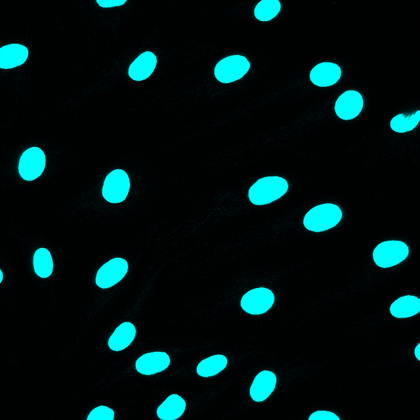
%> input picture DAPI.png, 420 x 420 px, shrunk from 640 x 640 before the run
$ octave main.m   (GNU Octave 9; MATLAB toolbox functions it lacks are replaced by stand-ins)
%> lines starting %> are read from the running program, lines starting %| are printed output that depends on the picture; in (x1, y1, x2, y2) boxes, pixels count from 0 and x2, y2 are one past the last pixel; in counts of white or black regions, pixels touching at a corner belong together; the program's own positions count from 1
### octave/Get_Nuc.m
function nucleii = Get_Nuc(centers,radii)

	nucleii = [];
	for ii = 1:length(centers)
		center = centers(ii,:);
		overlapped = centers(min((abs(center-centers) < 2*radii(ii))'),:);
		avg_overlapped = mean(overlapped);

		calculated = max(min(avg_overlapped' == reshape(nucleii,2,[])));

		if length(avg_overlapped) == 1
			nucleii = [nucleii,center];
		elseif ~calculated
			nucleii = [nucleii,avg_overlapped];
		end
	end
	nucleii = reshape(nucleii,2,[])';
end

### octave/Calc_Linkers.m
function linkers = Calc_Linkers(CENTER,ANGLES,IMAGE)

	linkers = zeros(5,length(ANGLES));
	x1 = CENTER(1);
	y1 = CENTER(2);

	for ii = 1:length(ANGLES)
		linkers(1,ii) = x1;
		linkers(2,ii) = y1;
		x2 = x1; y2 = y1;

		pixel = 0;

		while pixel == 0;
			try
				pixel = IMAGE(round(y2),round(x2));
				x2 = x2 + cos(ANGLES(ii))*0.1;
				y2 = y2 + sin(ANGLES(ii))*0.1;
			catch
				break;
			end
		end
		linkers(3,ii) = x2;
		linkers(4,ii) = y2;
	end
	linkers(5,:) = sqrt(abs(linkers(3,:)-linkers(1,:)).^2 + abs(linkers(4,:)-linkers(2,:)).^2);
end

### octave/Get_Axis_R.m
function axisR = Get_Axis_R(angles,linkers)
	diff = zeros(1,length(angles));
	lengths = linkers(5,:);
	for ii = 1:length(angles)
		if angles(ii) <= pi
			jj = ii + round(length(angles)/2);
		else
			jj = ii - round(length(angles)/2);
		end
		try
			diff(ii) = abs(lengths(ii)-length(jj));
		catch
		end
	end

	[~,loc] = max(diff);

	if angles(loc) <= pi
		loc2 = loc+round(length(angles)/2);
	else
		loc2 = loc-round(length(angles)/2);
	end

	loc2(loc2 > length(angles)) = loc-1;

	axisR = lengths(loc)/lengths(loc2);
end

### octave/Get_Area.m
function area = Get_Area(linkers,junctions,name,plot)
	area = 0;

	for ii = 1:length(junctions)

		a = junctions(5,ii);
		b = linkers(5,ii);
		c = linkers(5,ii+1);

		s = a+b+c./2;

		arc_area = sqrt(s.*(s-a).*(s-b).*(s-c));
		area = area+arc_area;

		if plot
			fill(X,Y,[0,0.5,0]);
		end
	end
end

### octave/Make_Calc_Image.m
function Make_Calc_Image(Ref_Img,cells)
	figure; hold on;
	imshow(Ref_Img);
	for ii = 1:length(cells)

		for jj = 1:length(cells(ii).linkers(1,:))
			line([cells(ii).linkers(1,jj),cells(ii).linkers(3,jj)],[cells(ii).linkers(2,jj),cells(ii).linkers(4,jj)]);
		end
		for jj = 1:length(cells(ii).junctions(1,:))
			line([cells(ii).junctions(1,jj),cells(ii).junctions(3,jj)],[cells(ii).junctions(2,jj),cells(ii).junctions(4,jj)],'Color','green');
		end

		text(cells(ii).nuclear(1),cells(ii).nuclear(2),int2str(cells(ii).name),'Color','red');

	end
	hold off;

	s = size(Ref_Img);
	axis([0 s(1) 0 s(2)]);

	saveas(gcf,"Output/Computer_cells.png");
end

### octave/Calc_Junctions.m
function junctions = Calc_Junctions(linkers)
	junctions = zeros(5,length(linkers)-1);

	junctions(1,:) = linkers(3,1:length(junctions));
	junctions(2,:) = linkers(4,1:length(junctions));
	junctions(3,:) = linkers(3,2:length(junctions)+1);
	junctions(4,:) = linkers(4,2:length(junctions)+1);

	junctions(5,:) = sqrt(abs(junctions(3,:) - junctions(1,:)).^2 ...
	       	+ abs(junctions(4,:) - junctions(2,:)).^2);

end

### octave/main.m
clear;
mkdir Output;
pkg load image;
pkg load statistics;

N_IMG = imread("Sample_Images/DAPI.png");
%> N_IMG is the input picture: size 420x420x3 uint8; mean R, G, B 0, 23, 23
J_IMG = imread("Sample_Images/VECAD.png");
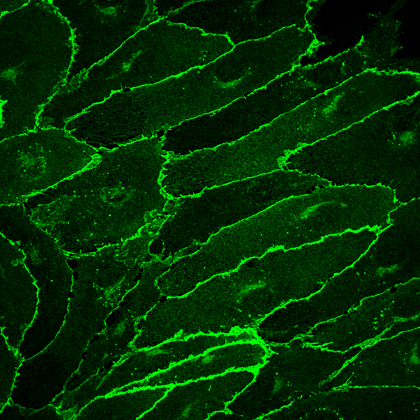
%> input picture VECAD.png, 420 x 420 px, shrunk from 640 x 640 before the run
%> J_IMG is the input picture: size 420x420x3 uint8; mean R, G, B 0, 46.2, 0

J_MASK = im2bw(J_IMG,0.5);
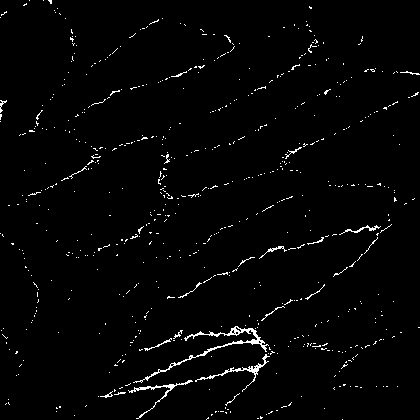
%> J_MASK: size 420x420 logical; 2% white in thin lines or dots
N_MASK = im2bw(N_IMG,0.2);
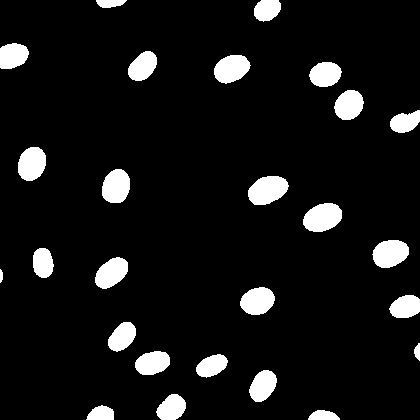
%> N_MASK: size 420x420 logical; 8.3% white; 26 white regions, largest, box (x1, y1, x2, y2) and area: (248, 176, 289, 205) 881, (303, 203, 342, 232) 863, (372, 240, 409, 268) 794

J_MASK = J_MASK-N_MASK;
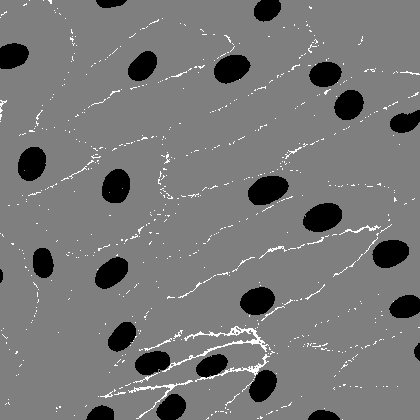
%> J_MASK: size 420x420 double; min -1, max 1, mean -0.0636; drawn with min black and max white
J_MASK(J_MASK == -1) = 0;
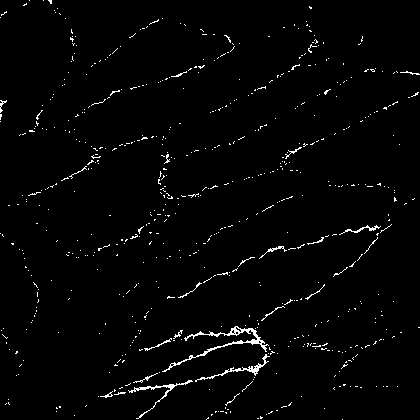
%> J_MASK: size 420x420 double; values 0 (black) and 1 (white), 1.9% white in thin lines or dots

[CENTERS,RADII] = imfindcircles(N_MASK,[15 50],'Sensitivity', 0.9);
%> CENTERS = 32 rows, first 12: [256.9 297.3; 349.4 105.4; 324.6 70.28; 327.1 80; 116.3 186.6; 31.84 164.1; 234.2 74.91; 138.5 62.48; 391.3 257.4; 408.9 315.2; 116.8 331.9; 402.6 114.4]; RADII = 32 values, max 22.57 at index 29, min 16.3 at index 2, mean 19.56
NUCLEII = Get_Nuc(CENTERS,RADII);
%> the loop in Get_Nuc, `for ii = 1:length(centers)` made 32 passes
%> (overlapped, avg_overlapped, calculated) on passes 4, 6, 7, 8, 9, 10, 11, 12, 13, 14, 15: ([349.4 105.4; 324.6 70.28; 327.1 80], [333.7 85.24], true), ([31.84 164.1], 97.99, false), ([234.2 74.91], 154.6, false), ([138.5 62.48], 100.5, false), ([391.3 257.4; 404.2 296.4], [397.8 276.9], false), ([408.9 315.2; 404.2 296.4], [406.6 305.8], false), ([116.8 331.9; 151.3 356; 131.4 343.6], [133.2 343.8], false), ([402.6 114.4; 406 132.6], [404.3 123.5], false), ([326.1 225.5; 320.6 210.7], [323.4 218.1], false), ([264.8 4.84], 134.8, false), ([268.7 388.4; 256.3 381.8], [262.5 385.1], false)
%> (overlapped, calculated, nucleii) on passes 2 to 3: ([349.4 105.4; 327.1 80], false, [256.9 297.3 338.2 92.72]), ([349.4 105.4; 324.6 70.28; 327.1 80], false, [256.9 297.3 338.2 92.72 333.7 85.24])
%> after the loop in Get_Nuc, `for ii = 1:length(centers)`: nucleii = 50 values, max 410.4 at index 50, min 4.84 at index 26, mean 231.4
%> in Get_Nuc, `nucleii = reshape(nucleii,2,[])';`: nucleii = 25 rows, first 12: [256.9 297.3; 338.2 92.72; 333.7 85.24; 116.3 186.6; 31.84 164.1; 234.2 74.91; 138.5 62.48; 397.8 276.9; 406.6 305.8; 133.2 343.8; 404.3 123.5; 323.4 218.1]
%> NUCLEII has the same summary as nucleii in Get_Nuc
%NUCLEII = [NUCLEII,RADII'];

N_LINK = 21;

cell = struct(...
	'name',0,...
	'nuclear',[0 0],...
	'angles',linspace(0,2*pi,N_LINK),...
	'linkers',zeros(5,N_LINK),...
	'junctions',zeros(5,N_LINK),...
	'AxisR',0,...
	'Area',0 ...
	);

cells = [];

for ii = 1:length(NUCLEII)
	cell.name = ii;
	cell.nuclear = NUCLEII(ii,:);
	cell.linkers = Calc_Linkers(NUCLEII(ii,:),cell.angles,J_MASK);
	cell.junctions = Calc_Junctions(cell.linkers);
	cell.AxisR = Get_Axis_R(cell.angles,cell.linkers);
	cell.area = Get_Area(cell.linkers,cell.junctions,cell.name,0);

	cells = [cells,cell];
end
%> this loop made 25 passes
%> (x1 in Calc_Linkers, y1 in Calc_Linkers, loc in Get_Axis_R, axisR in Get_Axis_R, cell.AxisR, cell.area) on passes 1 to 12: (256.9, 297.3, 10, 2.41, 2.41, 137700.7), (338.2, 92.72, 6, 23.49, 23.49, 285587.3), (333.7, 85.24, 10, 35.2, 35.2, 410927.1), (116.3, 186.6, 2, 6.55, 6.55, 324230.9), (31.84, 164.1, 20, 6.06, 6.06, 262602.1), (234.2, 74.91, 10, 5.19, 5.19, 403227.3), (138.5, 62.48, 7, 4.91, 4.91, 875265.4), (397.8, 276.9, 16, 2.36, 2.36, 214143), (406.6, 305.8, 11, 2.86, 2.86, 661869.4), (133.2, 343.8, 20, 65.13, 65.13, 215898), (404.3, 123.5, 11, 2.94, 2.94, 767343.2), (323.4, 218.1, 11, 1.07, 1.07, 730765.8)
%> after the loop, cell = 1 region; name, nuclear, angles, AxisR and Area: 25 [172.8 410.4] [0 0.3 0.6 0.9 1.3 1.6 1.9 2.2 2.5 2.8 3.1 3.5 3.8 4.1 4.4 4.7 5 5.3 5.7 6 6.3] 4.58 0; cells = 25 regions; largest, name, nuclear, AxisR, Area and area: 1 [256.9 297.3] 2.41 0 137700.7, 2 [338.2 92.7] 23.49 0 285587.3, 3 [333.7 85.2] 35.2 0 410927.1, 4 [116.3 186.6] 6.55 0 324230.9, 5 [31.8 164.1] 6.06 0 262602.1


Make_Calc_Image(J_MASK+N_MASK,cells);
%> in Make_Calc_Image, `imshow(Ref_Img);`:
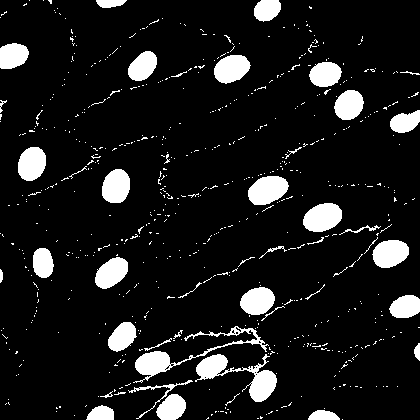
%> displayed picture: size 420x420, on the screen's scale of 0 to 255; 10.3% white; 622 white regions (576 under 20 px), largest, box (x1, y1, x2, y2) and area: (195, 354, 277, 402) 1397, (133, 326, 269, 383) 1218, (248, 176, 289, 205) 881
%> the loop in Make_Calc_Image, `for ii = 1:length(cells)` made 25 passes
%> in Make_Calc_Image, `axis([0 s(1) 0 s(2)]);`:
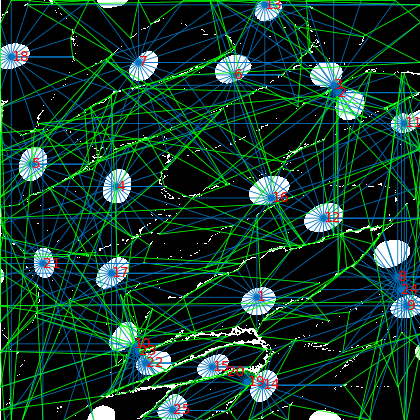
%> figure redrawn from the program's plot data
